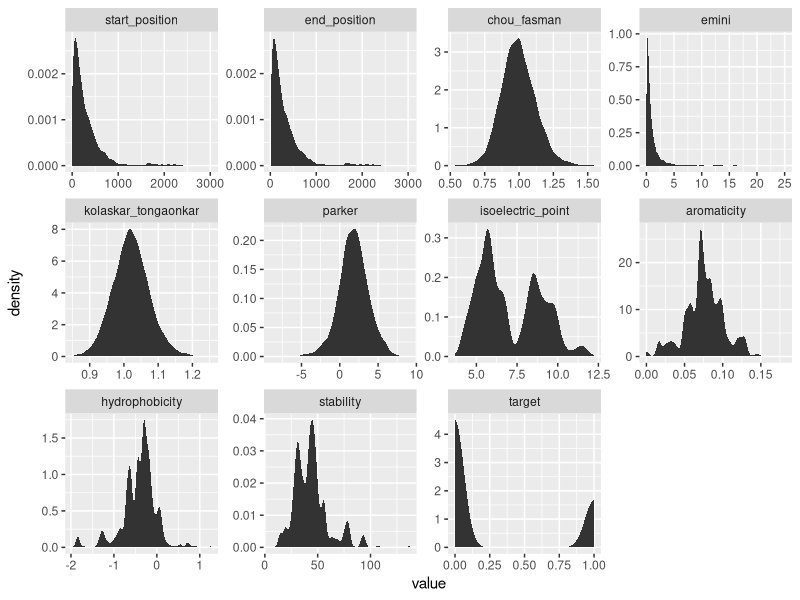
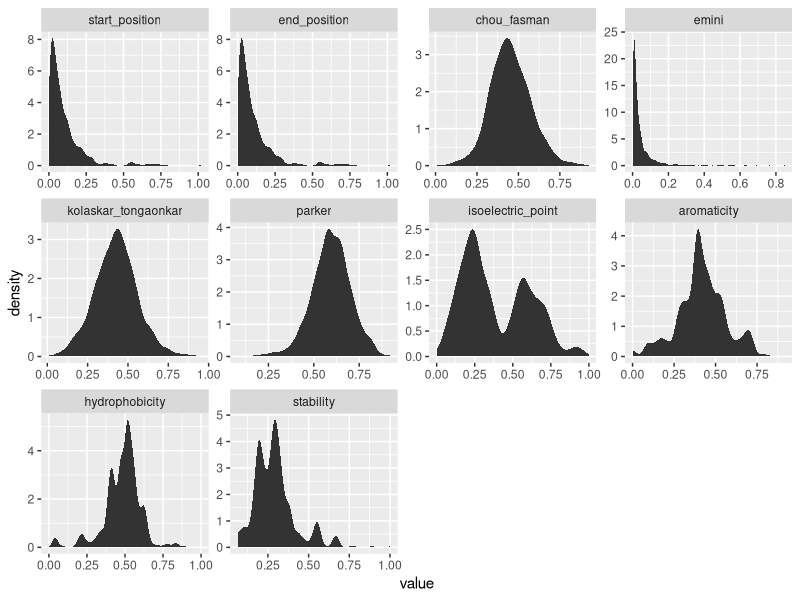
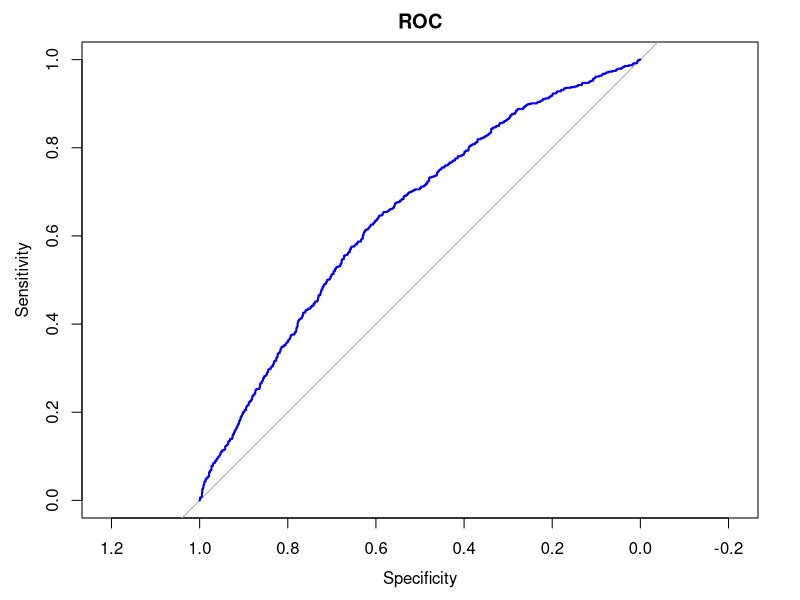
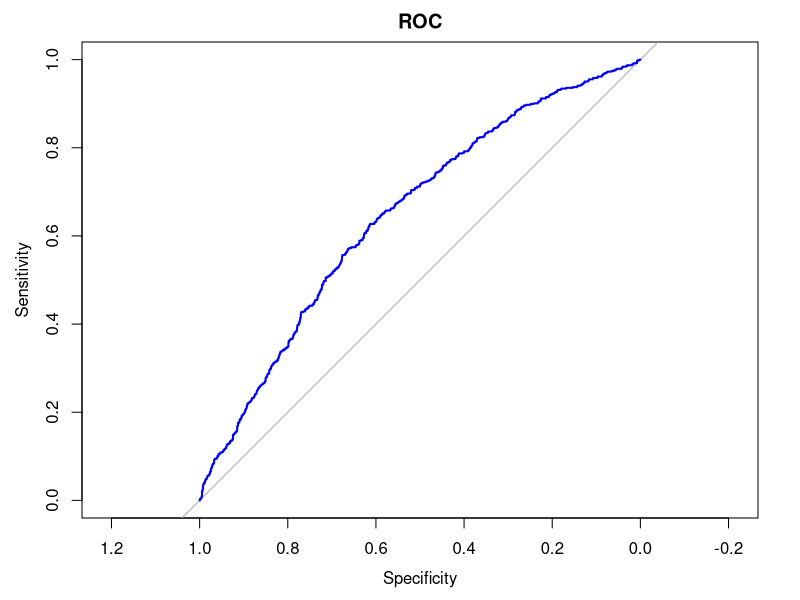
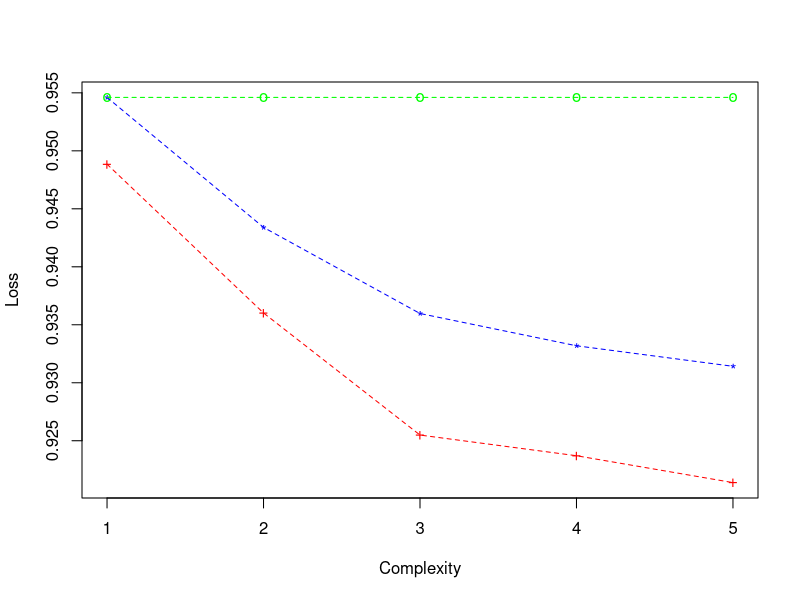
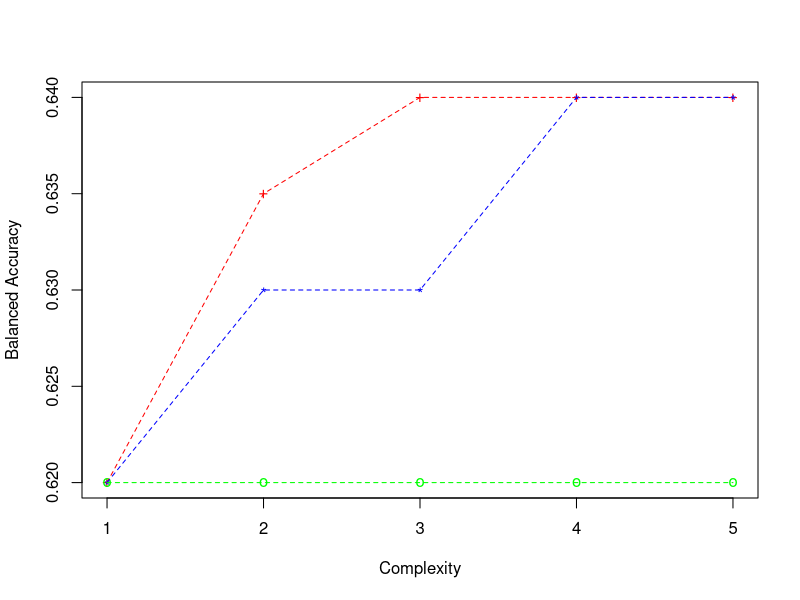

Source code (R) for these figures, in order: (Note: this script raises an error after producing the figures.)
#----------------------------------------------------------------#
# INF-0615 Aprendizado de Maquina Supervisionado I       
#                       
# Trabalho Avaliativo 1 
#----------------------------------------------------------------#
# Nome COMPLETO dos integrantes dp grupo:  
# - Daniel Noriaki Kurosawa                                        
# - Eric Uyemura Suda                                       
# - Fernando Shigeru Wakabayashi                                        
# 
#----------------------------------------------------------------#


# Funcao de Apoio ao Trabalho 01 de Aprendizado Supervisionado I. 
# Esta fun??o escreve a formula dos modelos polinomiais. 
# Parametros:

# real_feature_names: Um vetor com os nomes dos atributos continuos que voce
#                     quer que seja elevado ao grau desejado.
#  
# categorical_feature_names: Um vetor com os nomes dos atributos categoricos
#                            que voce quer que seja adicionado a hipotese. 
#                            Eles n?o s?o elevados ao grau especificado ja que
#                            sao valores binarios (0 ou 1). Se voce quer uma
#                            hipotese que nao tenha nenhum valor categorico, mas
#                            apenas os reais, basta nao passar nenhum valor 
#                            para este parametro quando chamar a funcao.
#
#
# degree: Grau que voc? deseja que os atributos reais em "real_feature_names"
#         sejam elevados. Ao chamar a funcao, escreva explicitamente
#         o grau desejado. Por exemplo, para grau igual 2, escreva degree=2

# Vejam os exerc?cios 02 e 03 para ver o funcionamento 
# de uma funcao similar a essa.
setwd("/Users/nkuros/Documents/mineiracao_dados_complexos/Aprendizado de Maquina Supervisionado/Atividade 2/")


rm(list=ls())
graphics.off()

calculaMatrizConfusaoRelativa <- function(cm){
    
    # Aplicamos a transposi��o para garantir que a referencia
    # fique nas linhas e a predicao nas colunas
    cm_absolute = t(cm$table)
    
    # SEMPRE construam e reportem a matriz de confusao relativa!
    cm_relative = cm_absolute
    
    cm_relative[1,1] = round(cm_absolute[1,1]/sum(cm_absolute[1,]), digits=2)
    cm_relative[1,2] = round(cm_absolute[1,2]/sum(cm_absolute[1,]), digits=2)
    cm_relative[2,1] = round(cm_absolute[2,1]/sum(cm_absolute[2,]), digits=2)
    cm_relative[2,2] = round(cm_absolute[2,2]/sum(cm_absolute[2,]), digits=2)
    
    return(cm_relative)  
}

# Escreve a funcao de hipotese dada as features continuas e o 
# respectivo grau polinomial
getHypothesis <- function(feature_names, degree){
    
    hypothesis_string <- "hypothesis <- formula(target ~ "
    for(d in 1:degree){
        for(i in 1:length(feature_names)){
            hypothesis_string <- paste(hypothesis_string, 
                                       "I(", feature_names[i], "^", d, ") + ",
                                       sep = "")
        }
    }
    hypothesis_string <- substr(hypothesis_string, 1, nchar(hypothesis_string)-3)
    hypothesis_string <- paste(hypothesis_string, ")")
    hypothesis <- eval(parse(text=hypothesis_string))
    return(hypothesis)
}


getLoss <- function(y_true, y_pred){
    y_true <- as.numeric(y_true) - 1
    
    totalLoss <- 0
    eps <- 1e-9
    # Recall: length(y_true) == length(y_pred)
    # loss = (1-y)*log2(1 - p + eps)) + y*log(p + eps)
    # eps is used for numerical stability, it is very close to 0.
    # Supose we have y = 1 and p = 1 (perfect prediction), the loss (without eps)
    # would be 0*log2(0) + 1*log(1). It would result in NaN
    # because of 0*log2(0). With eps: 0*log2(1e-9) + 1*log(1 + 1e-9) 
    for(i in 1:length(y_true)){
        loss <- -1*((1 - y_true[i])*log2(1 - y_pred[i] + eps) + y_true[i]*log2(y_pred[i] + eps))
        totalLoss <- totalLoss + loss
    }
    totalLoss <- totalLoss/(length(y_true))
    return(totalLoss)
}

# Comandos que leem os conjuntos de treino e de validacao

train_set <- read.csv("./proteins_training_set.csv", stringsAsFactors=TRUE)
val_set <- read.csv("./proteins_validation_set.csv", stringsAsFactors=TRUE)
# test_set <- read.csv("./test_set_air_quality.csv", stringsAsFactors=TRUE)

# Desenvolvam o trabalho a partir daqui, apos executarem os comandos a cima

# install.packages(ggplot2)
# install.packages(dplyr)
# install.packages(reshape2)

library(ggplot2)
library(dplyr)
library(reshape2)
library(glmnet)
library(caret)
library(pROC)
#### Tarefas

#---
# 1.
#---
# Validacao se os conjuntos sao disjuntos
## Ok, todos os conjuntos sao disjuntos
merge(train_set, val_set)
#merge(train_set, test_set)
#merge(test_set, val_set)

# Validacao de volumetria das bases

#---------------------------------
# Verificacao do dataset de treino
#---------------------------------
summary(train_set)
dim(train_set)
colnames(train_set)
count(train_set[train_set$target == 0,])
count(train_set[train_set$target == 1,])


#------------------------------------
# Verificacao do dataset de validacao
#------------------------------------
summary(val_set)
dim(val_set)
colnames(val_set)
count(val_set[val_set$target == 0,])
count(val_set[val_set$target == 1,])

#--------------------------------
# Verificacao do dataset de teste
#--------------------------------
# summary(test_set)
# dim(test_set)
# colnames(test_set)
# count(test_set[test_set$target == 0,])
# count(test_set[test_set$target == 1,])

#########
# Visualizacao da distribuição das variaveis
melt_train_set <- train_set
melt_train_set <- melt(melt_train_set)

p <- ggplot(data=melt_train_set, aes(x=value))+
    stat_density()+
    facet_wrap(~variable, scales='free'); p


#########
# Devido a distribuicao nao normal dos dados iremos aplicar uma normalizacao min-max
# exceto para as variaveis de data e a variavel target
min_features <- apply(train_set[,1:(ncol(train_set)-1)], 2, min); min_features
max_features <- apply(train_set[,1:(ncol(train_set)-1)], 2, max); max_features

diff <- max_features - min_features; diff

train_set[,1:(ncol(train_set)-1)] <- sweep(train_set[,1:(ncol(train_set)-1)], 2, min_features, "-")
train_set[,1:(ncol(train_set)-1)] <- sweep(train_set[,1:(ncol(train_set)-1)], 2, diff, "/")
summary(train_set)

val_set[,1:(ncol(val_set)-1)] <- sweep(val_set[,1:(ncol(val_set)-1)], 2, min_features, "-")
val_set[,1:(ncol(val_set)-1)] <- sweep(val_set[,1:(ncol(val_set)-1)], 2, diff, "/")
summary(val_set)
#test_set[,] <- sweep(test_set[,1:(ncol(test_set)-1)], 2, min_features, "-")
#test_set[,] <- sweep(test_set[,1:(ncol(test_set)-1)], 2, diff, "/")

#--------------------------------------------
# Transformando target em variável categorica
#--------------------------------------------
train_set$target <- as.factor(train_set$target)
val_set$target <- as.factor(val_set$target)
#test_set$target <- as.factor(test_set$target)



#------------------------------------------------------------------------------------------------
# Visualizacao dos dados apos normalizacao min max (Visualmente nao alterou muito a distribuicao)
#------------------------------------------------------------------------------------------------
melt_train_set <- val_set
melt_train_set <- melt(melt_train_set)

ggplot(data=melt_train_set, aes(x=value))+
    stat_density()+
    facet_wrap(~variable, scales='free')


#---------
# Baseline
#---------

# ITERACAO 1 - Validacao Balancemento
# Treinando o Modelo - targetificação #
feature_names <- colnames(train_set)[1:(ncol(train_set)-1)]
feature_names

# Gerando uma função com features a primeira potência para regressão logística
hypothesis <- getHypothesis(feature_names, 1)
hypothesis

x_train <- model.matrix(hypothesis, train_set)
y_train <- train_set$target

model <- glmnet(x_train,
                y_train, 
                family="binomial", #descrição para regressão logística
                standardize = FALSE,
                maxit = 1e+05,
                alpha=0, #tipo de regularização L2, 1 = l1
                lambda = 1e-6
                )

### Verificando os thetas aprendidos ###
model$beta
model$a0 # valor do theta0 (intercept)

#Previsões
trainPred <- predict(model, newx = x_train, type="response")
head(trainPred)

#Convertendo para targets
traintargetPred <- trainPred

#Modificando para Limiar 0.5 , retorno de 0 ou 1
threshold <- 0.5
traintargetPred[trainPred >= threshold] <- 1
traintargetPred[trainPred < threshold] <- 0

traintargetPred

#Valor de loss
lossN = getLoss(train_set$target[train_set$target == 0], trainPred[train_set$target == 0])
lossP = getLoss(train_set$target[train_set$target == 1], trainPred[train_set$target == 1])
lossN
lossP
(lossN+lossP)/2


#Matriz de confusão 

cm <- confusionMatrix(data = as.factor(traintargetPred), 
                      reference = as.factor(train_set$target), 
                      positive='1')
cm$table


cm_relative <- calculaMatrizConfusaoRelativa(cm)
cm_relative

### Predicao no conjunto de validacao ###
x_val <- model.matrix(hypothesis, val_set)
y_val <- val_set$target
valPred <- predict(model, newx = x_val, type="response")

#valPred

#converting to target
valtargetPred <- valPred


#### THRESHOLD ####
# Threshold = 0.5 
valtargetPred[valPred >= 0.5] <- 1
valtargetPred[valPred < 0.5] <- 0
#matriz transposta relativa
cm_relative <- calculaMatrizConfusaoRelativa(cm)
cm_relative


acc_baseline <- (cm_relative[1,1] + cm_relative[2,2])/2
acc_baseline



##### Let's see how well we did
#Loss 
lossN = getLoss(val_set$target[val_set$target == 0], valPred[val_set$target == 0])
lossP = getLoss(val_set$target[val_set$target == 1], valPred[val_set$target == 1])
lossN
lossP
loss_baseline <- (lossN+lossP)/2
loss_baseline

cm <- confusionMatrix(data = as.factor(valtargetPred), 
                      reference = as.factor(val_set$target), 
                      positive='1')


cm_relative <- calculaMatrizConfusaoRelativa(cm)
cm_relative

acc_baseline <- (cm_relative[1,1] + cm_relative[2,2])/2
acc_baseline

# ROC Curve for baseline
ROC <- roc(val_set$target, valPred[,1], direction="<")
ROC

plot(ROC, col="blue", lwd=2, main="ROC")

#-----------------------------------------------
# Balanceamento por ponderacao da funcao de erro
#-----------------------------------------------

target_frequency = table(train_set$target)
target_frequency

relative_target_frequency = target_frequency/sum(target_frequency)
relative_target_frequency

w_positive = 1 - relative_target_frequency[2]
w_negative = 1 - relative_target_frequency[1]

w_positive
w_negative

# Inicializando com zeros o vetor de pesos
weights <- rep(0.0, dim(train_set)[1])

# Associando o peso dos positivos (w_positive) aos respectivos exemplos
weights[train_set$target == 1] = w_positive 

# Associando o peso dos negatives (w_negative) aos respectivos exemplos
weights[train_set$target == 0] = w_negative 

x_train <- model.matrix(hypothesis, train_set)
y_train <- train_set$target

logRegModel_weighting <- glmnet(x_train, y_train,  family="binomial",
                                   weights = weights,
                                   standardize = FALSE, alpha=0, lambda = 1e-6)


x_val <- model.matrix(hypothesis, val_set)
y_val <- val_set$target
valPred <- predict(logRegModel_weighting, newx = x_val, type="response")

valtargetPred <- valPred

#### THRESHOLD ####
# Threshold = 0.5 
valtargetPred[valPred >= 0.5] <- 1
valtargetPred[valPred < 0.5] <- 0
#matriz transposta relativa
cm_relative <- calculaMatrizConfusaoRelativa(cm)
cm_relative


acc_baseline <- (cm_relative[1,1] + cm_relative[2,2])/2
acc_baseline



##### Let's see how well we did
#Loss 
lossN = getLoss(val_set$target[val_set$target == 0], valPred[val_set$target == 0])
lossP = getLoss(val_set$target[val_set$target == 1], valPred[val_set$target == 1])
lossN
lossP
loss_baseline <- (lossN+lossP)/2
loss_baseline

cm <- confusionMatrix(data = as.factor(valtargetPred), 
                      reference = as.factor(val_set$target), 
                      positive='1')


cm_relative <- calculaMatrizConfusaoRelativa(cm)
cm_relative

acc_baseline <- (cm_relative[1,1] + cm_relative[2,2])/2
acc_baseline

# ROC Curve for baseline
ROC <- roc(val_set$target, valPred[,1], direction="<")
ROC

plot(ROC, col="blue", lwd=2, main="ROC")



############# Analise Polinomial ###########
loss_train <- c()
loss_val <- c()

acc_train <- c()
acc_val <- c()

feature_names <- colnames(train_set)[1:(ncol(train_set)-1)]

## Polynomial Analysis
### Be careful! Higher polynomial degrees might not converge!
for(i in 1:5){  
    
    print(i)
    hypothesis <- getHypothesis(feature_names, i)
    
    # Applying hypothesis and training the model
    x_train <- model.matrix(hypothesis, train_set)
    y_train <- train_set$target
    model <- glmnet(x_train, y_train,  family="binomial", 
                    standardize = FALSE, maxit = 1e+05, 
                    weights = weights,
                    alpha=0, lambda = 1e-6)
    
    trainPred <- predict(model, newx = x_train, type="response")
    
    #converting to target
    traintargetPred <- trainPred
    
    #### THRESHOLD ####
    # Threshold = 0.5 
    traintargetPred[trainPred >= 0.5] <- 1
    traintargetPred[trainPred < 0.5] <- 0
    #traintargetPred
    
    lossN = getLoss(train_set$target[train_set$target == 0], trainPred[train_set$target == 0])
    lossP = getLoss(train_set$target[train_set$target == 1], trainPred[train_set$target == 1])
    mean_loss_train <- (lossN+lossP)/2
    
    cm <- confusionMatrix(data = as.factor(traintargetPred), 
                          reference = as.factor(train_set$target), 
                          positive='1')
    
    
    cm_relative <- calculaMatrizConfusaoRelativa(cm)
    acc_bal_train <- (cm_relative[1,1] + cm_relative[2,2])/2
 
    # Validation
    x_val <- model.matrix(hypothesis, val_set)
    y_val <- val_set$target
    valPred <- predict(model, newx = x_val, type="response")
    
    #converting to target
    valtargetPred <- valPred
    
    #### THRESHOLD ####
    # Threshold = 0.5 
    valtargetPred[valPred >= 0.5] <- 1
    valtargetPred[valPred < 0.5] <- 0
    
    ##### Let's see how well we did
    #Loss 
    lossN = getLoss(val_set$target[val_set$target == 0], valPred[val_set$target == 0])
    lossP = getLoss(val_set$target[val_set$target == 1], valPred[val_set$target == 1])
    mean_loss_val <- (lossN+lossP)/2
    mean_loss_val
    
    cm <- confusionMatrix(data = as.factor(valtargetPred), 
                          reference = as.factor(val_set$target), 
                          positive='1')
    
    cm_relative <- calculaMatrizConfusaoRelativa(cm)
    acc_bal_val <- (cm_relative[1,1] + cm_relative[2,2])/2
    
    loss_train[i] <- mean_loss_train
    loss_val[i] <- mean_loss_val
    
    acc_train[i] <- acc_bal_train 
    acc_val[i] <- acc_bal_val 
}

############# Plotting Loss ############
plot(loss_train, xlab="Complexity", ylab="Loss", 
     pch="+", col="red",  xaxt="n", 
     ylim=c(min(c(loss_train, loss_val,loss_baseline)),
            max(c(loss_train, loss_val,loss_baseline))))


axis(1, at=1:5, labels=seq(from = 1, to = 5, by = 1), las=1)
points(loss_val, pch="*", col="blue")
points(rep(loss_baseline, length(loss_val)), pch="o", col="green")

lines(loss_train, col="red", lty=2)
lines(loss_val, col="blue", lty=2)
lines(rep(loss_baseline, length(loss_val)), col="green", lty=2)
legend(2.3, 0.465, legend=c("Train", "Validation", "Baseline"),
       col=c("red","blue","green"), lty=2, cex=0.7)

############ Ploting Acc Balanced ############
plot(acc_train, xlab="Complexity", ylab="Balanced Accuracy", 
     pch="+", col="red",  xaxt="n", 
     ylim=c(min(c(acc_train, acc_val,acc_baseline)),
            max(c(acc_train, acc_val,acc_baseline))))

axis(1, at=1:5, labels=seq(from = 1, to = 5, by = 1), las=1)
points(acc_val, pch="*", col="blue")
points(rep(acc_baseline, length(acc_val)), pch="o", col="green")

lines(acc_train, col="red", lty=2)
lines(acc_val, col="blue", lty=2)
lines(rep(acc_baseline, length(acc_val)), col="green", lty=2)
legend(1.0, 0.81, legend=c("Train", "Validation", "Baseline"),
       col=c("red","blue","green"), lty=2, cex=0.7)


#### Testing #### 
i<- which.max(acc_val)
i

hypothesis <- getHypothesis(feature_names, i)

x_train <- model.matrix(hypothesis, train_set)
y_train <- train_set$target
model <- glmnet(x_train, y_train,  family="binomial", standardize = FALSE, 
                alpha=0, maxit = 1e+05, trace.it=1, lambda = 1e-6, weights = weights)

trainPred <- predict(model, newx = x_train, type="response")

x_test <- model.matrix(hypothesis, test_set)
y_test <- test_set$target
testPred <- predict(model, newx = x_test, type="response")

#converting to target
testtargetPred <- testPred

#### THRESHOLD ####
# Threshold = 0.5 
testtargetPred[testPred >= 0.5] <- 1
testtargetPred[testPred < 0.5] <- 0

##### Let's see how good the model performs
#Loss 
lossN = getLoss(test_set$target[test_set$target == 0], testPred[test_set$target == 0])
lossP = getLoss(test_set$target[test_set$target == 1], testPred[test_set$target == 1])
mean_loss_test <- (lossN+lossP)/2
mean_loss_test 


cm <- confusionMatrix(data = as.factor(testtargetPred), 
                      reference = as.factor(test_set$target), 
                      positive='1')

cm_relative <- calculaMatrizConfusaoRelativa(cm)
cm_relative

acc_test_bal <- (cm_relative[1,1] + cm_relative[2,2])/2
acc_test_bal











############ Combining Features ###########
cor(train_set[1:(ncol(train_set)-1)])

f01 <- formula(target ~ .)

f02 <- formula(target ~ . + (start_position+end_position+chou_fasman+emini+kolaskar_tongaonkar+parker+isoelectric_point+aromaticity+hydrophobicity+stability)^2)

f03 <- formula(target ~ . + (start_position+end_position+chou_fasman+emini+kolaskar_tongaonkar+parker+isoelectric_point+aromaticity+hydrophobicity+stability)^3)

f04 <- formula(target ~ . + (start_position+end_position+chou_fasman+emini+kolaskar_tongaonkar+parker+isoelectric_point+aromaticity+hydrophobicity+stability)^4)

f05 <- formula(target ~ . + (start_position+end_position+chou_fasman+emini+kolaskar_tongaonkar+parker+isoelectric_point+aromaticity+hydrophobicity+stability)^5)

f06 <- formula(target ~ . + (start_position+end_position+chou_fasman+emini+kolaskar_tongaonkar+parker+isoelectric_point+aromaticity+hydrophobicity+stability)^6)


formulas <- c(f01, f02, f03, f04, f05, f06)

loss_train <- c()
loss_val <- c()

acc_train <- c()
acc_val <- c()

i <- 1
for(f in formulas){  
    
    
    # Applying hypothesis and training the model
    x_train <- model.matrix(f, train_set)
    y_train <- train_set$target
    model <- glmnet(x_train, y_train,  family="binomial", 
                    standardize = FALSE, maxit = 1e+05, weights = weights,
                    alpha=0, lambda = 1e-6)
    
    trainPred <- predict(model, newx = x_train, type="response")
    
    #converting to target
    traintargetPred <- trainPred
    
    #### THRESHOLD ####
    # Threshold = 0.5 
    traintargetPred[trainPred >= 0.5] <- 1
    traintargetPred[trainPred < 0.5] <- 0
    #traintargetPred
    
    lossN = getLoss(train_set$target[train_set$target == 0], trainPred[train_set$target == 0])
    lossP = getLoss(train_set$target[train_set$target == 1], trainPred[train_set$target == 1])
    mean_loss_train <- (lossN+lossP)/2
    print(mean_loss_train)
    
    cm <- confusionMatrix(data = as.factor(traintargetPred), 
                          reference = as.factor(train_set$target), 
                          positive='1')
    
    
    cm_relative <- calculaMatrizConfusaoRelativa(cm)
    acc_bal_train <- (cm_relative[1,1] + cm_relative[2,2])/2
    
    
    # Validation
    x_val <- model.matrix(f, val_set)
    y_val <- val_set$target
    valPred <- predict(model, newx = x_val, type="response")
    
    #converting to target
    valtargetPred <- valPred
    
    #### THRESHOLD ####
    # Threshold = 0.5 
    valtargetPred[valPred >= 0.5] <- 1
    valtargetPred[valPred < 0.5] <- 0
    
    ##### Let's see how well we did
    #Loss 
    lossN = getLoss(val_set$target[val_set$target == 0], valPred[val_set$target == 0])
    lossP = getLoss(val_set$target[val_set$target == 1], valPred[val_set$target == 1])
    mean_loss_val <- (lossN+lossP)/2
    
    
    cm <- confusionMatrix(data = as.factor(valtargetPred), 
                          reference = as.factor(val_set$target), 
                          positive='1')
    
    cm_relative <- calculaMatrizConfusaoRelativa(cm)
    acc_bal_val <- (cm_relative[1,1] + cm_relative[2,2])/2
    
    loss_train[i] <- mean_loss_train
    loss_val[i] <- mean_loss_val
    
    acc_train[i] <- acc_bal_train 
    acc_val[i] <- acc_bal_val 
    
    i <- i + 1
}

############# Plotting Loss ############
plot(loss_train, xlab="Complexity", ylab="Loss", 
     pch="+", col="red",  xaxt="n", 
     ylim=c(min(c(loss_train, loss_val,loss_baseline)),
            max(c(loss_train, loss_val,loss_baseline))))


axis(1, at=1:6, labels=seq(from = 1, to = 6, by = 1), las=1)
points(loss_val, pch="*", col="blue")
points(rep(loss_baseline, length(loss_val)), pch="o", col="green")

lines(loss_train, col="red", lty=2)
lines(loss_val, col="blue", lty=2)
lines(rep(loss_baseline, length(loss_val)), col="green", lty=2)
legend(3.0, 0.48, legend=c("Train", "Validation", "Baseline"),
       col=c("red","blue","green"), lty=2, cex=0.7)

############ Ploting Acc Balanced ############
plot(acc_train, xlab="Complexity", ylab="Balanced Accuracy", 
     pch="+", col="red",  xaxt="n", 
     ylim=c(min(c(acc_train, acc_val,acc_baseline)),
            max(c(acc_train, acc_val,acc_baseline))))

axis(1, at=1:6, labels=seq(from = 1, to = 6, by = 1), las=1)
points(acc_val, pch="*", col="blue")
points(rep(acc_baseline, length(acc_val)), pch="o", col="green")

lines(acc_train, col="red", lty=2)
lines(acc_val, col="blue", lty=2)
lines(rep(acc_baseline, length(acc_val)), col="green", lty=2)
legend(1.0, 0.835, legend=c("Train", "Validation", "Baseline"),
       col=c("red","blue","green"), lty=2, cex=0.7)


#### Testing #### 
i<- which.max(acc_val)

f <- formulas[[i]]
x_train <- model.matrix(f, train_set)
y_train <- train_set$target
model <- glmnet(x_train, y_train,  family="binomial", standardize = FALSE, 
                alpha=0, maxit = 1e+05, trace.it=1, lambda = 1e-6)


x_test <- model.matrix(f, test_set)
y_test <- test_set$target
testPred <- predict(model, newx = x_test, type="response")

#converting to target
testtargetPred <- testPred

#### THRESHOLD ####
# Threshold = 0.5 
testtargetPred[testPred >= 0.5] <- 1
testtargetPred[testPred < 0.5] <- 0

##### Let's see how good the model performs
#Loss 
lossN = getLoss(test_set$target[test_set$target == 0], testPred[test_set$target == 0])
lossP = getLoss(test_set$target[test_set$target == 1], testPred[test_set$target == 1])
mean_loss_test <- (lossN+lossP)/2
mean_loss_test


cm <- confusionMatrix(data = as.factor(testtargetPred), 
                      reference = as.factor(test_set$target), 
                      positive='1')

cm_relative <- calculaMatrizConfusaoRelativa(cm)
cm_relative
acc_bal_test <- (cm_relative[1,1] + cm_relative[2,2])/2
acc_bal_test


#----------------------------------------------
# Teste de Regularizacao com diferentes Lambdas
#----------------------------------------------
loss_train <- c()
loss_val <- c()

acc_train <- c()
acc_val <- c()

lambda_values <- c(1.0, 0.1, 1e-2, 1e-3, 1e-4, 1e-5, 1e-6)

i <- 1
for(l in lambda_values){
    
    print(l)
    # Applying hypothesis and training the model
    x_train <- model.matrix(hypothesis, train_set)
    y_train <- train_set$target
    model <- glmnet(x_train, y_train,  family="binomial", 
                    standardize = FALSE, maxit = 1e+05, 
                    weights = weights,
                    alpha=0, lambda = l)
    
    trainPred <- predict(model, newx = x_train, type="response")
    
    #converting to target
    traintargetPred <- trainPred
    
    #### THRESHOLD ####
    # Threshold = 0.5 
    traintargetPred[trainPred >= 0.5] <- 1
    traintargetPred[trainPred < 0.5] <- 0
    #traintargetPred
    
    lossN = getLoss(train_set$target[train_set$target == 0], trainPred[train_set$target == 0])
    lossP = getLoss(train_set$target[train_set$target == 1], trainPred[train_set$target == 1])
    mean_loss_train <- (lossN+lossP)/2
    
    cm <- confusionMatrix(data = as.factor(traintargetPred), 
                          reference = as.factor(train_set$target), 
                          positive='1')
    
    
    cm_relative <- calculaMatrizConfusaoRelativa(cm)
    acc_bal_train <- (cm_relative[1,1] + cm_relative[2,2])/2
    
    
    # Validation
    x_val <- model.matrix(hypothesis, val_set)
    y_val <- val_set$target
    valPred <- predict(model, newx = x_val, type="response")
    
    #converting to target
    valtargetPred <- valPred
    
    #### THRESHOLD ####
    # Threshold = 0.5 
    valtargetPred[valPred >= 0.5] <- 1
    valtargetPred[valPred < 0.5] <- 0
    
    ##### Let's see how well we did
    #Loss 
    lossN = getLoss(val_set$target[val_set$target == 0], valPred[val_set$target == 0])
    lossP = getLoss(val_set$target[val_set$target == 1], valPred[val_set$target == 1])
    mean_loss_val <- (lossN+lossP)/2
    
    
    cm <- confusionMatrix(data = as.factor(valtargetPred), 
                          reference = as.factor(val_set$target), 
                          positive='1')
    
    cm_relative <- calculaMatrizConfusaoRelativa(cm)
    acc_bal_val <- (cm_relative[1,1] + cm_relative[2,2])/2
  
    loss_train[i] <- mean_loss_train
    loss_val[i] <- mean_loss_val
    
    acc_train[i] <- acc_bal_train 
    acc_val[i] <-acc_bal_val 
    i <- i + 1
    
}

############################################
# Pay attention on warnings! They might or #
# not prejudice your model performance!    #
############################################

############# Plotting Loss ############
plot(loss_train, xlab="Regularization factor (lambda)", ylab="Loss", 
     pch="+", col="red",  xaxt="n", 
     ylim=c(min(c(loss_train, loss_val,loss_baseline)),
            max(c(loss_train, loss_val,loss_baseline))))


axis(1, at=1:length(lambda_values), labels=lambda_values, 
     cex.axis=0.5, las=2)

points(loss_val, pch="*", col="blue")
points(rep(loss_baseline, length(loss_val)), pch="o", col="green")

lines(loss_train, col="red", lty=2)
lines(loss_val, col="blue", lty=2)
lines(rep(loss_baseline, length(loss_val)), col="green", lty=2)
legend(5, 0.5, legend=c("Train", "Validation", "Baseline"),
       col=c("red","blue","green"), lty=2, cex=0.7)

############ Ploting Acc Balanced ############
plot(acc_train, xlab="Regularization factor (lambda)", ylab="Acc Balanced", 
     pch="+", col="red",  xaxt="n", 
     ylim=c(min(c(acc_train, acc_val,acc_baseline)),
            max(c(acc_train, acc_val,acc_baseline))))

axis(1, at=1:length(lambda_values), labels=lambda_values, 
     cex.axis=0.5, las=2)
points(acc_val, pch="*", col="blue")
points(rep(acc_baseline, length(acc_val)), pch="o", col="green")

lines(acc_train, col="red", lty=2)
lines(acc_val, col="blue", lty=2)
lines(rep(acc_baseline, length(acc_val)), col="green", lty=2)
legend(5, 0.7, legend=c("Train", "Validation", "Baseline"),
       col=c("red","blue","green"), lty=2, cex=0.7)

#### Testing #### 

#### Getting best lambda based on Balanced Accuracy on Validation ####
i<- which.max(acc_val)
i

best_lambda <- lambda_values[i]
best_lambda

x_train <- model.matrix(hypothesis, train_set)
y_train <- train_set$target
model <- glmnet(x_train, y_train,  family="binomial", standardize = FALSE, 
                alpha=0, maxit = 1e+05, trace.it=1, lambda = best_lambda)

trainPred <- predict(model, newx = x_train, type="response")

x_test <- model.matrix(hypothesis, test_set)
y_test <- test_set$target
testPred <- predict(model, newx = x_test, type="response")

#converting to target
testtargetPred <- testPred

#### THRESHOLD ####
# Threshold = 0.5 
testtargetPred[testPred >= 0.5] <- 1
testtargetPred[testPred < 0.5] <- 0

##### Let's see how good the model performs
#Loss 
lossN = getLoss(test_set$target[test_set$target == 0], testPred[test_set$target == 0])
lossP = getLoss(test_set$target[test_set$target == 1], testPred[test_set$target == 1])
mean_loss_test <- (lossN+lossP)/2
mean_loss_test


cm <- confusionMatrix(data = as.factor(testtargetPred), 
                      reference = as.factor(test_set$target), 
                      positive='1')

cm_relative <- calculaMatrizConfusaoRelativa(cm)
acc_bal_test <- (cm_relative[1,1] + cm_relative[2,2])/2
acc_bal_test
